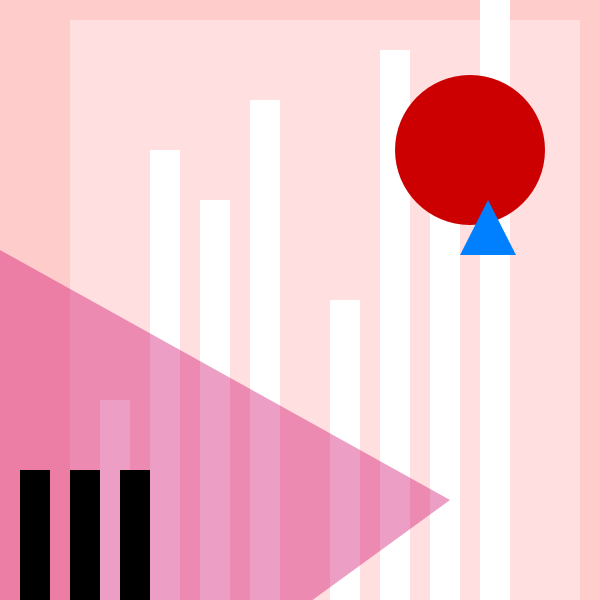
Frame 1 (no input)
Frame 60 (the mouse pressed at the canvas centre just before this capture): identical to frame 1, image omitted
Frame 120 (the mouse held since frame 60 and released just before this capture): identical to frame 1, image omitted

The Processing sketch that drew this single still picture (run headless with seeded random() and noise(); from frame 60 on, the mouse is pressed at the canvas centre):

// Processing sketch: sketchcc
// ── sketchcc.pde
void setup() {
  size(600, 600);
}

void draw() {
  background(255,204,204);
  noStroke();
  
  fill(255,255,255,97);
  rect(70,20,510,580);
  noStroke();
  
    pushMatrix();
  translate(-100, 0);
  
  fill(255);
  rect(300,200,30,1000);
  noStroke();
  
  fill(255);
  rect(350,100,30,1000);
  noStroke();
  
  fill(255);
  rect(250,150,30,1000);
  
  fill(255);
  rect(200,400,30,1000);
  
   popMatrix();
  
     pushMatrix();
  translate(130, -100);
  
  fill(255);
  rect(300,200,30,1000);
  noStroke();
  
  fill(255);
  rect(350,100,30,1000);
  noStroke();
  
  fill(255);
  rect(250,150,30,1000);
  
  fill(255);
  rect(200,400,30,1000);
  
   popMatrix();

  
  fill(204,0,102,97);
  triangle(0, 250, 450, 500, -100, 900);
  noStroke();
  
  fill(0);
  rect(20,470,30,1000);
  noStroke();
  
  fill(0);
  rect(120,470,30,1000);
  noStroke();
  
  fill(0);
  rect(70,470,30,1000);
  noStroke();
 
  fill(204,0,0);
  ellipse(470, 150, 150, 150);


     pushMatrix();
  translate(430, 180);
  
  fill(0,128,255);
  triangle(30, 75, 58, 20, 86, 75);
     popMatrix();
     
     
  
   if(mouseX > 395 && mouseX<545  && mouseY>75 && mouseY<235 && mousePressed){
   background(0);
  }
  
   if(mouseX<150 && mouseX>20 && mouseY<600 && mouseY >470){

  
  fill(96,96,96,90);
  rect(70,20,510,580);
  pushMatrix();
  translate(130, -100);
  
    fill(255,255,0);
  rect(300,580,30,1000);
  rect(350,550,30,1000);
  rect(250,450,30,1000);
  rect(200,500,30,1000);
  
  
  popMatrix();
  

  }
  





  

}
